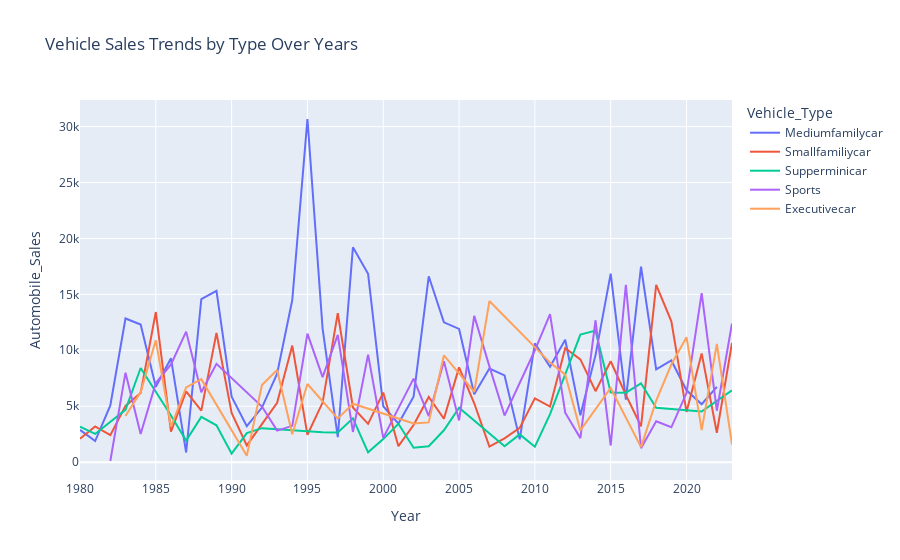

The notebook cell saved with this chart:
### Markdown cell above
Plot different lines for categories of vehicle type and analyse the trend to answer the question Is there a noticeable difference in sales trends between different vehicle types during recession periods?

### Code cell
fig = px.line(df__, x='Year', y='Automobile_Sales', color='Vehicle_Type',
              title='Vehicle Sales Trends by Type Over Years')
fig.show()

### Figure 1 — Plotly figure (JSON) as saved in the notebook; plotly's stock layout.template omitted (floating-point values rounded to 4 significant figures)
{"data": [{"hovertemplate": "Vehicle_Type=Mediumfamilycar<br>Year=%{x}<br>Automobile_Sales=%{y}<extra></extra>", "legendgroup": "Mediumfamilycar", "line": {"color": "#636efa", "dash": "solid"}, "marker": {"symbol": "circle"}, "mode": "lines", "name": "Mediumfamilycar", "orientation": "v", "showlegend": true, "type": "scatter", "x": [1980, 1981, 1982, 1983, 1984, 1985, 1986, 1987, 1988, 1989, 1990, 1991, 1992, 1993, 1994, 1995, 1996, 1997, 1998, 1999, 2000, 2001, 2002, 2003, 2004, 2005, 2006, 2007, 2008, 2009, 2010, 2011, 2012, 2013, 2014, 2015, 2016, 2017, 2018, 2019, 2020, 2021, 2022], "xaxis": "x", "y": [2882.0, 1885.0, 5063.0, 12850.0, 12300.0, 6732.0, 9285.0, 860.8, 14580.0, 15320.0, 5848.0, 3211.0, 4877.0, 7914.0, 14490.0, 30680.0, 11940.0, 2242.0, 19210.0, 16840.0, 4995.0, 3448.0, 5855.0, 16620.0, 12500.0, 11910.0, 6078.0, 8364.0, 7752.0, 2035.0, 10620.0, 8519.0, 10950.0, 4185.0, 9568.0, 16860.0, 5586.0, 17470.0, 8300.0, 9093.0, 6424.0, 5176.0, 6732.0], "yaxis": "y"}, {"hovertemplate": "Vehicle_Type=Smallfamiliycar<br>Year=%{x}<br>Automobile_Sales=%{y}<extra></extra>", "legendgroup": "Smallfamiliycar", "line": {"color": "#EF553B", "dash": "solid"}, "marker": {"symbol": "circle"}, "mode": "lines", "name": "Smallfamiliycar", "orientation": "v", "showlegend": true, "type": "scatter", "x": [1980, 1981, 1982, 1983, 1984, 1985, 1986, 1987, 1988, 1989, 1990, 1991, 1993, 1994, 1995, 1996, 1997, 1998, 1999, 2000, 2001, 2002, 2003, 2004, 2005, 2006, 2007, 2008, 2009, 2010, 2011, 2012, 2013, 2014, 2015, 2016, 2017, 2018, 2019, 2020, 2021, 2022, 2023], "xaxis": "x", "y": [2086.0, 3192.0, 2409.0, 5031.0, 6176.0, 13420.0, 2727.0, 6329.0, 4602.0, 11560.0, 4405.0, 1496.0, 5312.0, 10420.0, 2451.0, 5326.0, 13320.0, 4886.0, 3425.0, 6219.0, 1427.0, 3322.0, 5833.0, 3876.0, 8471.0, 5263.0, 1395.0, 2132.0, 3060.0, 5700.0, 4968.0, 10190.0, 9191.0, 6345.0, 9018.0, 6017.0, 3207.0, 15850.0, 12590.0, 4490.0, 9721.0, 2629.0, 10660.0], "yaxis": "y"}, {"hovertemplate": "Vehicle_Type=Supperminicar<br>Year=%{x}<br>Automobile_Sales=%{y}<extra></extra>", "legendgroup": "Supperminicar", "line": {"color": "#00cc96", "dash": "solid"}, "marker": {"symbol": "circle"}, "mode": "lines", "name": "Supperminicar", "orientation": "v", "showlegend": true, "type": "scatter", "x": [1980, 1981, 1983, 1984, 1986, 1987, 1988, 1989, 1990, 1991, 1992, 1996, 1997, 1998, 1999, 2000, 2001, 2002, 2003, 2004, 2005, 2008, 2009, 2010, 2011, 2013, 2014, 2015, 2016, 2017, 2018, 2021, 2023], "xaxis": "x", "y": [3179.0, 2524.0, 4677.0, 8416.0, 4178.0, 1923.0, 4050.0, 3294.0, 754.8, 2600.0, 3037.0, 2673.0, 2652.0, 3912.0, 876.8, 2059.0, 3430.0, 1292.0, 1428.0, 2846.0, 4866.0, 1427.0, 2485.0, 1384.0, 4297.0, 11410.0, 11760.0, 6234.0, 6207.0, 7046.0, 4866.0, 4530.0, 6416.0], "yaxis": "y"}, {"hovertemplate": "Vehicle_Type=Sports<br>Year=%{x}<br>Automobile_Sales=%{y}<extra></extra>", "legendgroup": "Sports", "line": {"color": "#ab63fa", "dash": "solid"}, "marker": {"symbol": "circle"}, "mode": "lines", "name": "Sports", "orientation": "v", "showlegend": true, "type": "scatter", "x": [1982, 1983, 1984, 1985, 1986, 1987, 1988, 1989, 1992, 1993, 1994, 1995, 1996, 1997, 1998, 1999, 2000, 2002, 2003, 2004, 2005, 2006, 2007, 2008, 2010, 2011, 2012, 2013, 2014, 2015, 2016, 2017, 2018, 2019, 2020, 2021, 2022, 2023], "xaxis": "x", "y": [102.0, 7999.0, 2514.0, 7068.0, 8740.0, 11670.0, 6250.0, 8795.0, 4970.0, 2816.0, 3245.0, 11480.0, 7602.0, 11380.0, 2700.0, 9611.0, 2168.0, 7467.0, 4118.0, 9027.0, 3727.0, 13080.0, 8563.0, 4164.0, 10000.0, 13230.0, 4424.0, 2147.0, 12690.0, 1487.0, 15860.0, 1241.0, 3652.0, 3115.0, 6179.0, 15110.0, 4596.0, 12400.0], "yaxis": "y"}, {"hovertemplate": "Vehicle_Type=Executivecar<br>Year=%{x}<br>Automobile_Sales=%{y}<extra></extra>", "legendgroup": "Executivecar", "line": {"color": "#FFA15A", "dash": "solid"}, "marker": {"symbol": "circle"}, "mode": "lines", "name": "Executivecar", "orientation": "v", "showlegend": true, "type": "scatter", "x": [1983, 1984, 1985, 1986, 1987, 1988, 1991, 1992, 1993, 1994, 1995, 1997, 1998, 2002, 2003, 2004, 2005, 2006, 2007, 2011, 2012, 2013, 2015, 2017, 2018, 2019, 2020, 2021, 2022, 2023], "xaxis": "x", "y": [4120.0, 6262.0, 10890.0, 3163.0, 6676.0, 7414.0, 564.0, 6888.0, 8238.0, 2497.0, 6988.0, 3890.0, 5225.0, 3462.0, 3553.0, 9542.0, 7944.0, 6272.0, 14400.0, 8901.0, 7821.0, 2837.0, 6626.0, 1344.0, 5497.0, 8731.0, 11170.0, 2860.0, 10570.0, 1580.0], "yaxis": "y"}], "layout": {"legend": {"title": {"text": "Vehicle_Type"}, "tracegroupgap": 0}, "title": {"text": "Vehicle Sales Trends by Type Over Years"}, "xaxis": {"anchor": "y", "domain": [0, 1], "title": {"text": "Year"}}, "yaxis": {"anchor": "x", "domain": [0, 1], "title": {"text": "Automobile_Sales"}}}}
